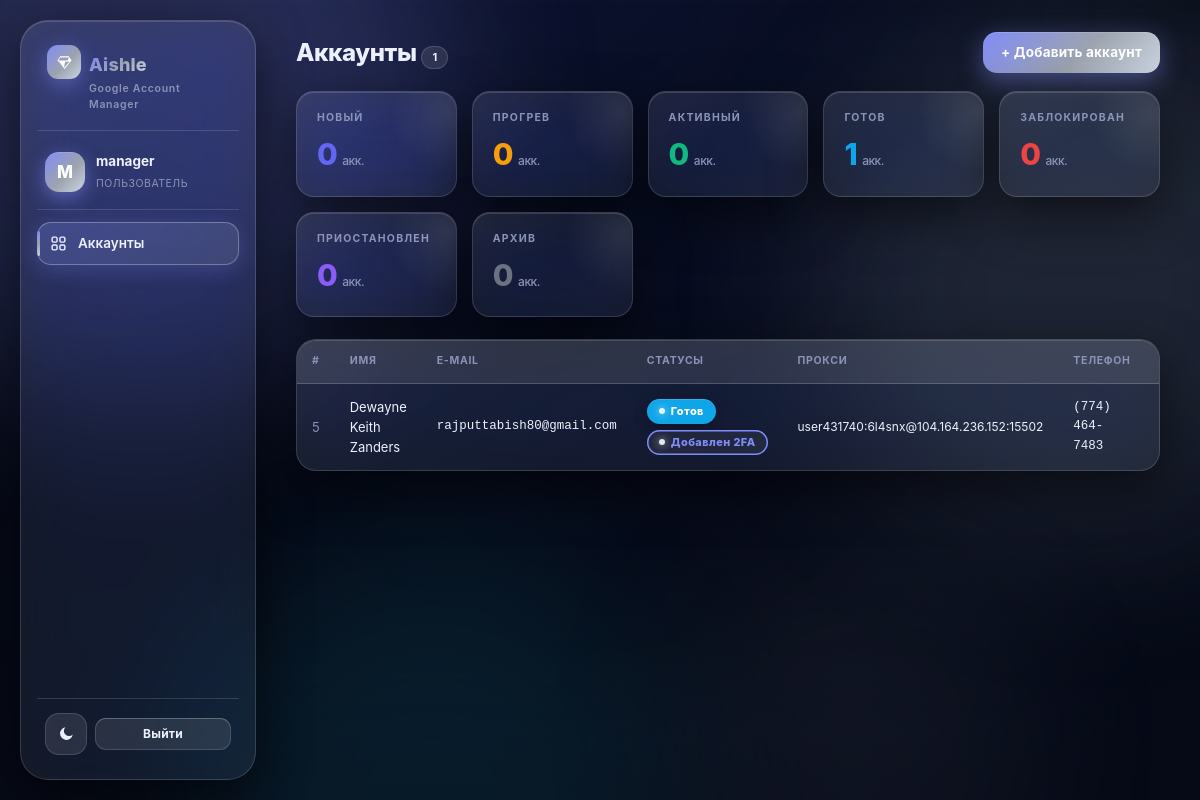
/ (signed in), run on the app's committed database.
### tables this page shows
CREATE TABLE accounts (
                id INTEGER PRIMARY KEY AUTOINCREMENT,
                first_name TEXT, second_name TEXT, address TEXT,
                sex TEXT, date_of_birth TEXT, number TEXT,
                mail TEXT NOT NULL, mailPass TEXT, reMail TEXT,
                proxy TEXT, file_path TEXT, auth TEXT,
                status TEXT DEFAULT 'new',
                notes TEXT,
                owner_id INTEGER REFERENCES users(id),
                created_at TEXT DEFAULT (datetime('now')),
                updated_at TEXT DEFAULT (datetime('now'))
            , status2 TEXT DEFAULT 'new');

### app.py (the view)
@app.route("/")
@login_required
def index():
    db = get_db()
    if db.execute("SELECT COUNT(*) FROM users").fetchone()[0] == 0:
        return redirect(url_for("setup"))
    uid = session["user_id"]
    is_admin = session["is_admin"]
    if is_admin:
        total = db.execute("SELECT COUNT(*) FROM accounts").fetchone()[0]
        by_status = {s: db.execute("SELECT COUNT(*) FROM accounts WHERE status=?", (s,)).fetchone()[0] for s in STATUSES}
        accounts = db.execute("""SELECT a.*, u.username owner_name FROM accounts a
            LEFT JOIN users u ON a.owner_id=u.id ORDER BY a.updated_at DESC""").fetchall()
    else:
        total = db.execute("""SELECT COUNT(*) FROM accounts a
            LEFT JOIN account_access ac ON ac.account_id=a.id AND ac.user_id=?
            WHERE a.owner_id=? OR ac.user_id IS NOT NULL""", (uid, uid)).fetchone()[0]
        by_status = {}
        for s in STATUSES:
            by_status[s] = db.execute("""SELECT COUNT(*) FROM accounts a
                LEFT JOIN account_access ac ON ac.account_id=a.id AND ac.user_id=?
                WHERE (a.owner_id=? OR ac.user_id IS NOT NULL) AND a.status=?""", (uid, uid, s)).fetchone()[0]
        accounts = db.execute("""SELECT a.*, u.username owner_name FROM accounts a
            LEFT JOIN users u ON a.owner_id=u.id
            LEFT JOIN account_access ac ON ac.account_id=a.id AND ac.user_id=?
            WHERE a.owner_id=? OR ac.user_id IS NOT NULL
            ORDER BY a.updated_at DESC""", (uid, uid)).fetchall()
    users = db.execute("SELECT id,username,is_admin,is_active FROM users ORDER BY username").fetchall() if is_admin else []
    return render_template("index.html", total=total, by_status=by_status,
                           accounts=accounts, users=users,
                           STATUSES=STATUSES, STATUS_LABELS=STATUS_LABELS, STATUS_COLORS=STATUS_COLORS, STATUSES2=STATUSES2, STATUS_LABELS2=STATUS_LABELS2, STATUS_COLORS2=STATUS_COLORS2)

### app.py (called while the page is built)
@app.context_processor
def inject_css_version():
    import hashlib
    css_path = Path(__file__).parent / "static" / "style.css"
    ver = "0"
    if css_path.exists():
        ver = hashlib.md5(css_path.read_bytes()).hexdigest()[:8]
    return {"css_v": ver}

def login_required(f):
    @wraps(f)
    def wrap(*a, **kw):
        if "user_id" not in session:
            return redirect(url_for("login"))
        return f(*a, **kw)
    return wrap

### templates/index.html (shortened to what this page needs)
{% extends "base.html" %}
{% block content %}
<div style="display:flex;align-items:center;justify-content:space-between;flex-wrap:wrap;gap:12px;margin-bottom:18px">
  <h1 style="margin:0">Аккаунты <span class="perms">{{ total }}</span></h1>
  <a href="/accounts/new" class="btn">+ Добавить аккаунт</a>
</div>
<div class="stats">
  {% for s in STATUSES %}
  <div class="stat glass">
    <div class="label">{{ STATUS_LABELS[s] }}</div>
    <div class="value" style="color:{{ STATUS_COLORS[s] }}">{{ by_status[s] }}<small>акк.</small></div>
  </div>
  {% endfor %}
</div>
{% if accounts %}
<div class="card" style="padding:0;overflow:hidden">
  <div class="tbl-wrap">
  <table class="glass-table">
    <thead><tr><th>#</th><th>Имя</th><th>E-mail</th><th>Статусы</th><th>Прокси</th><th>Телефон</th><th></th></tr></thead>
    <tbody>
    {% for a in accounts %}
    <tr>
      <td class="muted">{{ a.id }}</td>
      <td>{{ (a.first_name or '') + ' ' + (a.second_name or '') }}</td>
      <td class="mono">{{ a.mail }}</td>
      <td>
        <div class="pills">
          <span class="badge" style="background:{{ STATUS_COLORS[a.status] }}">{{ STATUS_LABELS[a.status] }}</span>
          {% if a.status2 and a.status2 in STATUSES2 %}
          <span class="badge badge2" style="color:{{ STATUS_COLORS2[a.status2] }}">{{ STATUS_LABELS2[a.status2] }}</span>
          {% else %}
          <span class="badge badge2" style="color:var(--muted)">{{ STATUS_LABELS2['untouched'] }}</span>
          {% endif %}
        </div>
      </td>
      <td style="font-size:12px">{{ a.proxy or '—' }}</td>
      <td class="mono">{{ a.number or '—' }}</td>
      <td><a href="/accounts/{{ a.id }}" class="btn small sec">Открыть</a></td>
    </tr>
    {% endfor %}
    </tbody>
  </table>
  </div>
</div>
{% else %}
<div class="card empty">Аккаунтов пока нет.
  {% if session.is_admin %}<a href="/accounts/new">Добавить первый</a>{% endif %}
</div>
{% endif %}
{% endblock %}

### static/style.css (style rules this page uses)
:root, :root[data-theme="dark"] { --bg: #060a17; --text: #eef2ff; --muted: #8b94b8; --glass: rgba(255,255,255,.065); --glass-2: rgba(255,255,255,.10); --glass-3: rgba(255,255,255,.16); --stroke: rgba(255,255,255,.14); --stroke-2: rgba(255,255,255,.28); --accent: #818cf8; --accent-2: #9ca3af; --accent-3: #22d3ee; --grad: linear-gradient(135deg,#818cf8 0%,#9ca3af 55%,#cbd5e1 100%); --ok: #34d399; --warn: #fbbf24; --danger: #f87171; --input: rgba(255,255,255,.08); --blur: blur(26px) saturate(170%); --shadow: 0 18px 50px rgba(0,0,0,.55); --inner-hi: inset 0 1px 0 rgba(255,255,255,.14); --inner-lo: inset 0 -1px 0 rgba(0,0,0,.25); --aurora-1: rgba(129,140,248,.30); --aurora-2: rgba(148,163,184,.26); --aurora-3: rgba(34,211,238,.20); --aurora-4: rgba(148,163,184,.16); color-scheme: dark; }
* { box-sizing:border-box;margin:0;padding:0 }
html { scroll-behavior:smooth }
body { font-family:-apple-system,BlinkMacSystemFont,"Segoe UI",Roboto,"Helvetica Neue",Arial,sans-serif; font-size:14px;line-height:1.55;min-height:100vh; background:var(--bg);color:var(--text); transition:background .5s ease,color .3s ease; overflow-x:hidden; }
a { color:var(--accent);text-decoration:none;transition:all .18s }
.glass { background:linear-gradient(150deg,var(--glass-2),var(--glass) 45%); border:1px solid var(--stroke); backdrop-filter:var(--blur);-webkit-backdrop-filter:var(--blur); box-shadow:var(--shadow),var(--inner-hi); border-radius:24px; }
.card { background:linear-gradient(150deg,var(--glass-2),var(--glass) 45%); border:1px solid var(--stroke); backdrop-filter:var(--blur);-webkit-backdrop-filter:var(--blur); box-shadow:var(--shadow),var(--inner-hi); border-radius:20px;padding:22px;margin-bottom:18px; transition:border-color .25s,transform .25s,box-shadow .25s; position:relative; }
.btn { display:inline-flex;align-items:center;justify-content:center;gap:7px;padding:10px 18px; border-radius:14px;border:none;cursor:pointer;background:var(--grad);color:#fff;font-weight:700; font-size:13.5px;box-shadow:0 8px 26px rgba(129,140,248,.45),var(--inner-hi); transition:all .22s;text-decoration:none;letter-spacing:.2px }
.mono { font-family:"SF Mono",Menlo,Consolas,monospace;font-size:12.5px }
.tbl-wrap { overflow-x:auto;border-radius:20px }
table { width:100%;border-collapse:collapse }
th,td { padding:13px 15px;text-align:left;font-size:13px }
th { color:var(--muted);font-weight:700;text-transform:uppercase;font-size:10.5px;letter-spacing:.7px; background:var(--glass-2);border-bottom:1px solid var(--stroke) }
td { border-bottom:1px solid var(--stroke);transition:background .15s }
tbody tr:last-child td { border-bottom:none }
.badge { display:inline-flex;align-items:center;gap:6px;padding:4px 12px;border-radius:99px; font-size:11px;font-weight:800;color:#fff;letter-spacing:.4px;white-space:nowrap; box-shadow:0 4px 14px rgba(0,0,0,.3),var(--inner-hi) }
.badge::before { content:"";width:6px;height:6px;border-radius:50%;background:rgba(255,255,255,.9); box-shadow:0 0 8px rgba(255,255,255,.8) }
.badge2 { background:rgba(255,255,255,.06);box-shadow:inset 0 0 0 1.5px currentColor,var(--inner-hi) }
.pills { display:flex;gap:6px;flex-wrap:wrap;align-items:center }
.stats { display:grid;grid-template-columns:repeat(auto-fit,minmax(150px,1fr));gap:15px;margin-bottom:22px }
.stat { padding:18px 20px;border-radius:18px;position:relative;overflow:hidden;transition:all .25s }
.stat::after { content:"";position:absolute;top:-40%;right:-30%;width:70%;height:120%; background:radial-gradient(circle,var(--glass-3),transparent 70%);opacity:.6 }
.stat .label { color:var(--muted);font-size:10.5px;text-transform:uppercase;letter-spacing:1.2px;font-weight:700 }
.stat .value { font-size:30px;font-weight:800;margin-top:5px;letter-spacing:-.5px }
.stat .value small { font-size:12px;color:var(--muted);font-weight:500;margin-left:5px }
h1 { font-size:24px;margin-bottom:20px;letter-spacing:-.4px;font-weight:800 }
.muted { color:var(--muted) }
.perms { display:inline-block;padding:2px 10px;border-radius:99px;font-size:11px;font-weight:700; background:var(--glass-2);border:1px solid var(--stroke) }

### data on the page
accounts: id "5", first_name+second_name "Dewayne Keith Zanders", mail "rajputtabish80@gmail.com", status "Готов", status2 "Добавлен 2FA", proxy "user431740:6l4snx@104.164.236.152:15502", number "(774) 464-7483"

### other printed values
{{ session.username[0]|upper }} "M"
{{ session.username }} "manager"
{{ 'администратор' if session.is_admin else 'пользователь' }} "ПОЛЬЗОВАТЕЛЬ"
{{ total }} "1"
{{ STATUS_LABELS[s] }} "НОВЫЙ" "ПРОГРЕВ" "АКТИВНЫЙ" "ГОТОВ" "ЗАБЛОКИРОВАН" "ПРИОСТАНОВЛЕН" "АРХИВ"
{{ by_status[s] }} "0" "0" "0" "1" "0" "0" "0"
